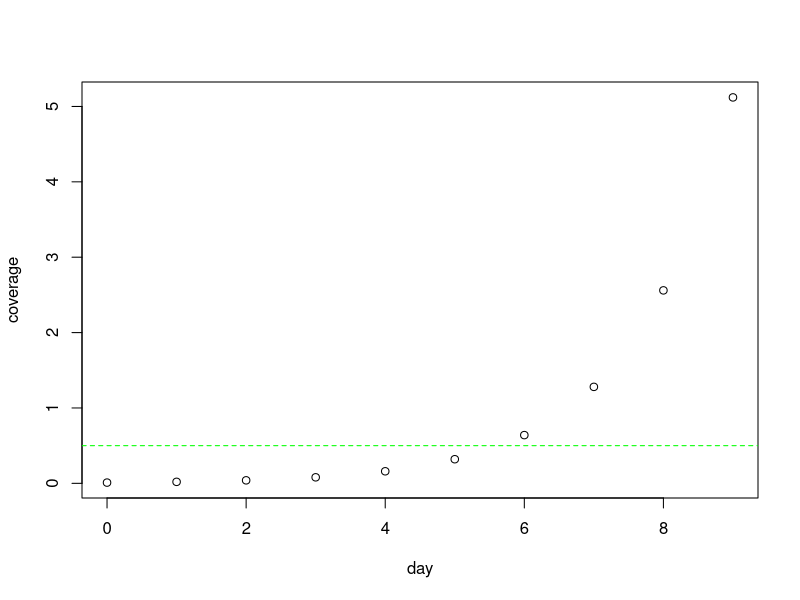
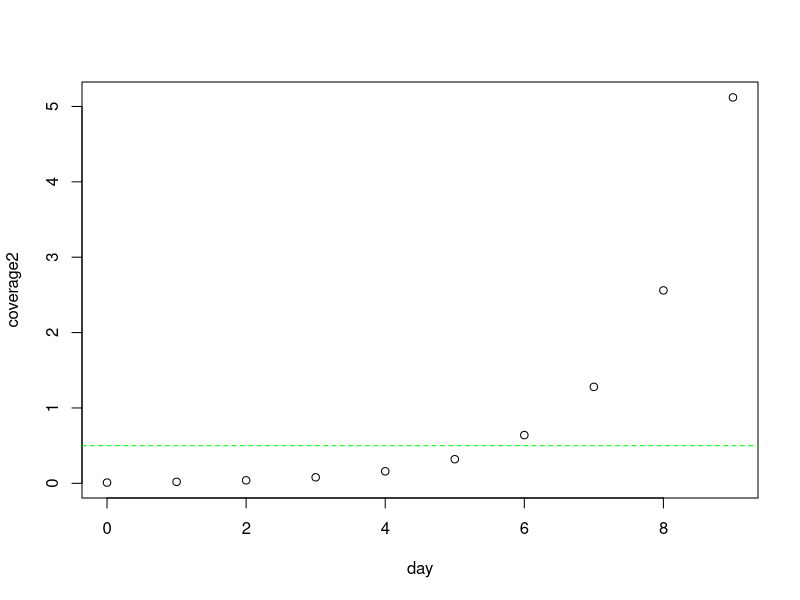
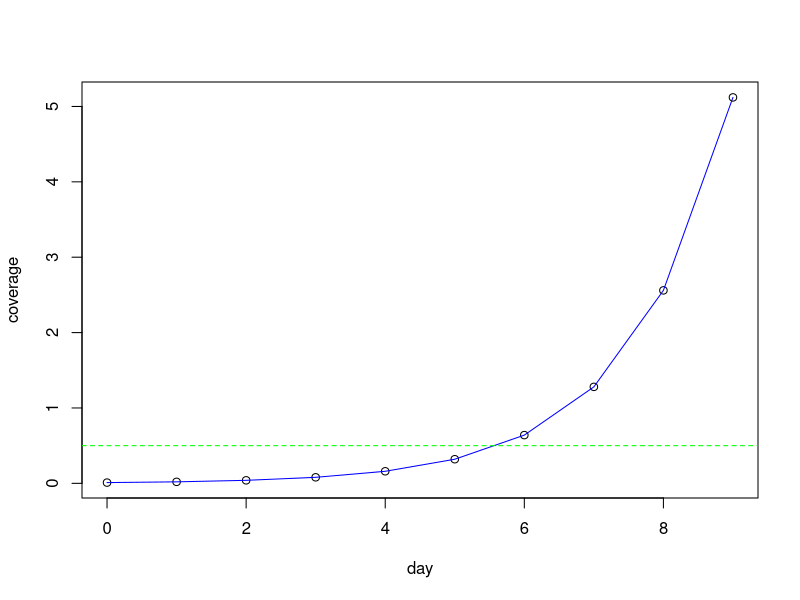

Recreate these plots in R, in order. (Note: this script raises an error after producing the figures.)
## how can distinguish the different brackets?
# [] -> elements of a vector
# () -> this indicates a function
# some data -> function as a black box -> return one value
# {} -> block of code when defining a new function

c(4, 5, 6)
c("one", "two")

length(4:7)
help("length")
test <- help("length")
dim(4:7)
dim("some text")

## exercise 1 ----
# coverage of lake: 
# (2e(n-1))/100 # starting our count at 1
# 1/100 * 2^x # first day starting at 0

# 1. assign days into variable
day <- 0:9
# 2. calculate coverage
coverage <- 1/100*2^day
# 3. plot the result
plot(day, coverage)
abline(h=0.5, col = "green", lty = "dashed")
# on what day is half of the lake covered with lilies?
# when is coverage = 0.5
coverage == 0.5
# when is the coverage greater >= 0.5
coverage >= 0.5
day[coverage >= 0.5]


# 1. assign days into variable
day <- 0:9
startingCoverage <- 1/100
# 2. calculate coverage
coverage2 <- startingCoverage*2^day
# 3. plot the result
plot(day, coverage2)
abline(h=0.5, col = "green", lty = "dashed")

# saving a plot in a file (here we use png)
# pixel graphic vs vector graph
png() # pdf()
plot(day, coverage)
lines(day, coverage2, col = "blue")
abline(h=0.5, col = "green", lty = "dashed")
dev.off()

## continue with logical values
# comparison: > < == !=
coverage == 0.5 # elementwise comparison
coverage > 0.5

teachers <- c("January", "Manuela")
teachers == "January"
teachers == "Kirsten"

# is January somewhere in the vector teacher
"January" %in% teachers
c("January", "Kirsten", "Manuela") %in% teachers

sel <- coverage > 0.5
day[sel] # days with more than 50% coverage, 6-9
day[!sel]

which(teachers == "January") # giving you indices
T # reserved word / letter
T <- 32 # overwriting it with something different

rm("T") # remove variables from your environment
T
rm("p1")

## Exercise 2 ----
samples <- c(1, 10, NA, 15)
mean(samples) # mean is a function
mean(samples, na.rm = T)

calculateCoverage <- function(startingValue, days){
  y <- startingValue*2^days
  return(y)
}

calculateCoverage(0.001, 1:7)
calculateCoverage(0.01, 1:7)

## matrices ----

matrix(1:12, nrow = 3)
data <- matrix(1:15, nrow = 3, byrow = T)

dim(data)
nrow(data) # same as dim(data)[1]

data[2, 3]
data[,4]
rownames(data) <- LETTERS[1:nrow(data)]
colnames(data) <- letters[1:ncol(data)]
data

data["A",] # returns a vector 
data[5, ]

# exercise 2.4 ----
# structure your script and clean it
# drugSensitivity <- matrix(ncol=6, nrow=8)
# drugSensitivity
# ?runif
# runif(48, min = 0, max = 1)
values <- runif(48, min = 0, max = 1)
# matrix (values, nrow = 6, byrow = T)
drugSensitivity <- matrix (values, nrow = 6, byrow = T)
drugSensitivity[c(1, nrow(drugSensitivity)), ] <- NA
drugSensitivity[,c(1, ncol(drugSensitivity)) ] <- NA
drugSensitivity

person <- list(name="Weiner", 
               Age=NA, 
               given= c("January", "M."),
               inCUBIsince = 2019)

## using square brackets for accessing element
class(person[["given"]]) # this is more common
class(person["given"])
person$given
person

names <- c("January", "Manuela", "Bill")
lastn <- c("Weiner", "Benary", "Gates")
age   <- c(1001, NA, 65)

teachers <- data.frame(given = names, name = lastn, age = age)
class(teachers)
class(teachers[,1])
class(teachers[1,])
teachers[1,]
# works like a list
teachers$age

